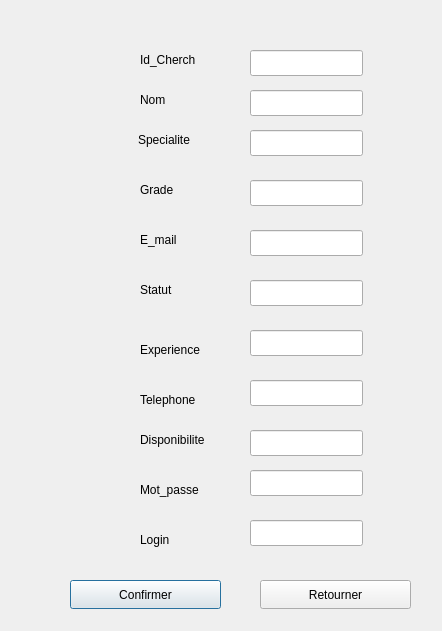
<?xml version="1.0" encoding="UTF-8"?>
<ui version="4.0">
 <class>ficheMedecin</class>
 <widget class="QDialog" name="ficheMedecin">
  <property name="geometry">
   <rect>
    <x>0</x>
    <y>0</y>
    <width>442</width>
    <height>631</height>
   </rect>
  </property>
  <property name="windowTitle">
   <string>Dialog</string>
  </property>
  <widget class="QFrame" name="frame">
   <property name="geometry">
    <rect>
     <x>20</x>
     <y>-10</y>
     <width>801</width>
     <height>691</height>
    </rect>
   </property>
   <property name="frameShape">
    <enum>QFrame::NoFrame</enum>
   </property>
   <widget class="QLineEdit" name="lineEdit_3">
    <property name="geometry">
     <rect>
      <x>230</x>
      <y>60</y>
      <width>113</width>
      <height>26</height>
     </rect>
    </property>
   </widget>
   <widget class="QLineEdit" name="lineEdit_4">
    <property name="geometry">
     <rect>
      <x>230</x>
      <y>100</y>
      <width>113</width>
      <height>26</height>
     </rect>
    </property>
   </widget>
   <widget class="QLineEdit" name="lineEdit_5">
    <property name="geometry">
     <rect>
      <x>230</x>
      <y>140</y>
      <width>113</width>
      <height>26</height>
     </rect>
    </property>
   </widget>
   <widget class="QLineEdit" name="lineEdit_6">
    <property name="geometry">
     <rect>
      <x>230</x>
      <y>240</y>
      <width>113</width>
      <height>26</height>
     </rect>
    </property>
   </widget>
   <widget class="QLineEdit" name="lineEdit_7">
    <property name="geometry">
     <rect>
      <x>230</x>
      <y>190</y>
      <width>113</width>
      <height>26</height>
     </rect>
    </property>
   </widget>
   <widget class="QLineEdit" name="lineEdit_9">
    <property name="geometry">
     <rect>
      <x>230</x>
      <y>340</y>
      <width>113</width>
      <height>26</height>
     </rect>
    </property>
   </widget>
   <widget class="QLineEdit" name="lineEdit_8">
    <property name="geometry">
     <rect>
      <x>230</x>
      <y>290</y>
      <width>113</width>
      <height>26</height>
     </rect>
    </property>
   </widget>
   <widget class="QLineEdit" name="lineEdit_10">
    <property name="geometry">
     <rect>
      <x>230</x>
      <y>390</y>
      <width>113</width>
      <height>26</height>
     </rect>
    </property>
   </widget>
   <widget class="QLineEdit" name="lineEdit_11">
    <property name="geometry">
     <rect>
      <x>230</x>
      <y>480</y>
      <width>113</width>
      <height>26</height>
     </rect>
    </property>
   </widget>
   <widget class="QLineEdit" name="lineEdit_12">
    <property name="geometry">
     <rect>
      <x>230</x>
      <y>440</y>
      <width>113</width>
      <height>26</height>
     </rect>
    </property>
   </widget>
   <widget class="QLineEdit" name="lineEdit_13">
    <property name="geometry">
     <rect>
      <x>230</x>
      <y>530</y>
      <width>113</width>
      <height>26</height>
     </rect>
    </property>
   </widget>
   <widget class="QLabel" name="label_5">
    <property name="geometry">
     <rect>
      <x>120</x>
      <y>60</y>
      <width>63</width>
      <height>20</height>
     </rect>
    </property>
    <property name="text">
     <string>Id_Cherch</string>
    </property>
   </widget>
   <widget class="QLabel" name="label_6">
    <property name="geometry">
     <rect>
      <x>120</x>
      <y>100</y>
      <width>63</width>
      <height>20</height>
     </rect>
    </property>
    <property name="text">
     <string>Nom</string>
    </property>
   </widget>
   <widget class="QLabel" name="label_7">
    <property name="geometry">
     <rect>
      <x>118</x>
      <y>140</y>
      <width>71</width>
      <height>20</height>
     </rect>
    </property>
    <property name="text">
     <string>Specialite</string>
    </property>
   </widget>
   <widget class="QLabel" name="label_8">
    <property name="geometry">
     <rect>
      <x>120</x>
      <y>190</y>
      <width>63</width>
      <height>20</height>
     </rect>
    </property>
    <property name="text">
     <string>Grade</string>
    </property>
   </widget>
   <widget class="QLabel" name="label_9">
    <property name="geometry">
     <rect>
      <x>120</x>
      <y>240</y>
      <width>63</width>
      <height>20</height>
     </rect>
    </property>
    <property name="text">
     <string>E_mail</string>
    </property>
   </widget>
   <widget class="QLabel" name="label_10">
    <property name="geometry">
     <rect>
      <x>120</x>
      <y>290</y>
      <width>63</width>
      <height>20</height>
     </rect>
    </property>
    <property name="text">
     <string>Statut</string>
    </property>
   </widget>
   <widget class="QLabel" name="label_11">
    <property name="geometry">
     <rect>
      <x>120</x>
      <y>350</y>
      <width>71</width>
      <height>20</height>
     </rect>
    </property>
    <property name="text">
     <string>Experience</string>
    </property>
   </widget>
   <widget class="QLabel" name="label_12">
    <property name="geometry">
     <rect>
      <x>120</x>
      <y>400</y>
      <width>71</width>
      <height>20</height>
     </rect>
    </property>
    <property name="text">
     <string>Telephone</string>
    </property>
   </widget>
   <widget class="QLabel" name="label_13">
    <property name="geometry">
     <rect>
      <x>120</x>
      <y>440</y>
      <width>91</width>
      <height>20</height>
     </rect>
    </property>
    <property name="text">
     <string>Disponibilite</string>
    </property>
   </widget>
   <widget class="QLabel" name="label_14">
    <property name="geometry">
     <rect>
      <x>120</x>
      <y>490</y>
      <width>91</width>
      <height>20</height>
     </rect>
    </property>
    <property name="text">
     <string>Mot_passe</string>
    </property>
   </widget>
   <widget class="QLabel" name="label_15">
    <property name="geometry">
     <rect>
      <x>120</x>
      <y>540</y>
      <width>91</width>
      <height>20</height>
     </rect>
    </property>
    <property name="text">
     <string>Login</string>
    </property>
   </widget>
   <widget class="QPushButton" name="Confirmer">
    <property name="geometry">
     <rect>
      <x>50</x>
      <y>590</y>
      <width>151</width>
      <height>29</height>
     </rect>
    </property>
    <property name="text">
     <string>Confirmer</string>
    </property>
   </widget>
   <widget class="QPushButton" name="Retourner">
    <property name="geometry">
     <rect>
      <x>240</x>
      <y>590</y>
      <width>151</width>
      <height>29</height>
     </rect>
    </property>
    <property name="text">
     <string>Retourner</string>
    </property>
   </widget>
  </widget>
 </widget>
 <resources/>
 <connections/>
</ui>
